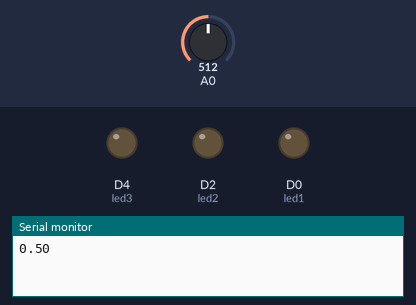
A sketch run on a simulated ESP8266 (NodeMCU). Shown: output pins drawn as LEDs (lit = HIGH), the last lines printed to the serial monitor. The inputs (shaded band) are chosen by the test bench; at power-on: A0 = 512.

Above: at 0.1 s.
At 0.6 s:
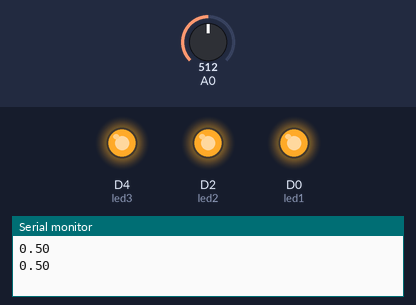
Timing chart, 0 to 2.1 s (numbered marks = the images above):
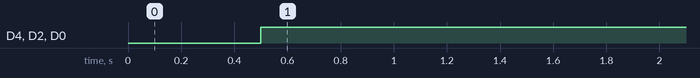

The sketch:

Lab_4_5.ino
```cpp
  int sensorPin = 0;
  int led1 = D0;
  int led2 = D2;
  int led3 = D4;
  float sensorValue = 0;
void setup() {
  // put your setup code here, to run once:
  Serial.begin(9600);
  pinMode(led1,OUTPUT);
  pinMode(led2,OUTPUT);
  pinMode(led3,OUTPUT);
}

void loop() {
  // put your main code here, to run repeatedly:
  sensorValue = analogRead(A0);
  float value = sensorValue/(1024.0);
  Serial.println(value);
  delay(500);
  if(value>0.05) {
    digitalWrite(led1,HIGH);
    digitalWrite(led2,HIGH);
    digitalWrite(led3,HIGH);
  }
  else {
    digitalWrite(led1,LOW);
    digitalWrite(led2,LOW);
    digitalWrite(led3,LOW);
  }
}
```

Measured:
- by itself, D4 (led3), D2 (led2), D0 (led1): LOW → HIGH at 0.50 s
